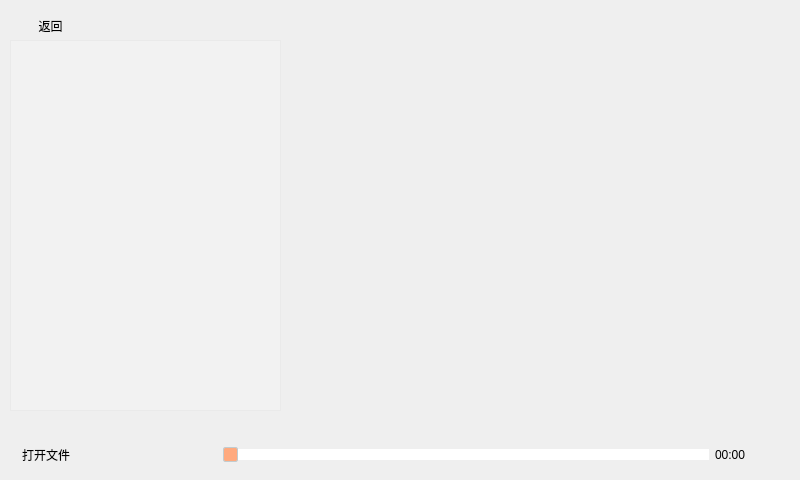
<?xml version="1.0" encoding="UTF-8"?>
<ui version="4.0">
 <class>Music</class>
 <widget class="QWidget" name="Music">
  <property name="geometry">
   <rect>
    <x>0</x>
    <y>0</y>
    <width>800</width>
    <height>480</height>
   </rect>
  </property>
  <property name="windowTitle">
   <string>Form</string>
  </property>
  <layout class="QGridLayout" name="gridLayout">
   <property name="leftMargin">
    <number>0</number>
   </property>
   <property name="topMargin">
    <number>0</number>
   </property>
   <property name="rightMargin">
    <number>0</number>
   </property>
   <property name="bottomMargin">
    <number>0</number>
   </property>
   <item row="0" column="0">
    <widget class="QWidget" name="widget" native="true">
     <property name="styleSheet">
      <string notr="true">QWidget#widget{
	background-image: url(:/UI/Img/02.bmp);
}</string>
     </property>
     <widget class="QToolButton" name="returnBtn">
      <property name="geometry">
       <rect>
        <x>10</x>
        <y>10</y>
        <width>81</width>
        <height>31</height>
       </rect>
      </property>
      <property name="text">
       <string>返回</string>
      </property>
      <property name="icon">
       <iconset theme="QIcon::ThemeIcon::DocumentRevert"/>
      </property>
      <property name="toolButtonStyle">
       <enum>Qt::ToolButtonStyle::ToolButtonTextBesideIcon</enum>
      </property>
      <property name="autoRaise">
       <bool>true</bool>
      </property>
     </widget>
     <widget class="QListWidget" name="songListWidget">
      <property name="geometry">
       <rect>
        <x>10</x>
        <y>40</y>
        <width>271</width>
        <height>371</height>
       </rect>
      </property>
      <property name="styleSheet">
       <string notr="true">QListWidget
{
	/*border-style: none; */
	background-color: rgba(255, 255, 255, 50); 
}</string>
      </property>
     </widget>
     <widget class="QWidget" name="musicControlWidget" native="true">
      <property name="geometry">
       <rect>
        <x>0</x>
        <y>430</y>
        <width>800</width>
        <height>50</height>
       </rect>
      </property>
      <layout class="QHBoxLayout" name="horizontalLayout">
       <property name="leftMargin">
        <number>15</number>
       </property>
       <property name="topMargin">
        <number>0</number>
       </property>
       <property name="rightMargin">
        <number>15</number>
       </property>
       <property name="bottomMargin">
        <number>0</number>
       </property>
       <item>
        <widget class="QToolButton" name="openBtn">
         <property name="text">
          <string>打开文件</string>
         </property>
         <property name="icon">
          <iconset theme="QIcon::ThemeIcon::FolderOpen"/>
         </property>
         <property name="toolButtonStyle">
          <enum>Qt::ToolButtonStyle::ToolButtonTextBesideIcon</enum>
         </property>
         <property name="autoRaise">
          <bool>true</bool>
         </property>
        </widget>
       </item>
       <item>
        <spacer name="horizontalSpacer">
         <property name="orientation">
          <enum>Qt::Orientation::Horizontal</enum>
         </property>
         <property name="sizeType">
          <enum>QSizePolicy::Policy::Maximum</enum>
         </property>
         <property name="sizeHint" stdset="0">
          <size>
           <width>50</width>
           <height>47</height>
          </size>
         </property>
        </spacer>
       </item>
       <item>
        <widget class="QToolButton" name="lastBtn">
         <property name="text">
          <string/>
         </property>
         <property name="icon">
          <iconset theme="QIcon::ThemeIcon::MediaSkipBackward"/>
         </property>
         <property name="toolButtonStyle">
          <enum>Qt::ToolButtonStyle::ToolButtonIconOnly</enum>
         </property>
         <property name="autoRaise">
          <bool>true</bool>
         </property>
        </widget>
       </item>
       <item>
        <widget class="QToolButton" name="playBtn">
         <property name="text">
          <string/>
         </property>
         <property name="icon">
          <iconset theme="QIcon::ThemeIcon::MediaPlaybackStart"/>
         </property>
         <property name="toolButtonStyle">
          <enum>Qt::ToolButtonStyle::ToolButtonIconOnly</enum>
         </property>
         <property name="autoRaise">
          <bool>true</bool>
         </property>
        </widget>
       </item>
       <item>
        <widget class="QToolButton" name="nextBtn">
         <property name="text">
          <string/>
         </property>
         <property name="icon">
          <iconset theme="QIcon::ThemeIcon::MediaSkipForward"/>
         </property>
         <property name="toolButtonStyle">
          <enum>Qt::ToolButtonStyle::ToolButtonIconOnly</enum>
         </property>
         <property name="autoRaise">
          <bool>true</bool>
         </property>
        </widget>
       </item>
       <item>
        <widget class="QSlider" name="musicSlider">
         <property name="enabled">
          <bool>true</bool>
         </property>
         <property name="styleSheet">
          <string notr="true">/*1.滑动过的槽设计参数*/
QSlider::sub-page:horizontal 
{
	background-color: rgb(253, 229, 255);		 /*槽颜色*/
	border-radius: 2px;											 /*外环区域倒圆角度*/
 	margin-top:8px;												/*上遮住区域高度*/
 	margin-bottom:8px;										/*下遮住区域高度*/
	/*width在这里无效，不写即可*/
}

/*2.未滑动过的槽设计参数*/
QSlider::add-page:horizontal 
{
	background-color:rgb(255, 255, 255);	/*槽颜色*/
	border: 0px solid #777;								/*外环大小0px就是不显示，默认也是0*/
	border-radius: 2px;										/*外环区域倒圆角度*/
	margin-top:9px;											/*上遮住区域高度*/
	margin-bottom:9px;									/*下遮住区域高度*/
}
 
/*3.平时滑动的滑块设计参数*/
QSlider::handle:horizontal 
{
	background: rgb(255, 170, 127);			/*滑块颜色*/
	width: 5px;												/*滑块的宽度*/
	border: 1px solid rgb(193,204,208);	/*滑块外环为1px，再加颜色*/
	border-radius: 2px; 									/*滑块外环倒圆角度*/
	margin-top:6px;										/*上遮住区域高度*/
	margin-bottom:6px;								/*下遮住区域高度*/
}

/*4.手动拉动时显示的滑块设计参数*/
QSlider::handle:horizontal:hover 
{
	background: rgb(128, 217, 255);/*滑块颜色*/
	width: 10px;/*滑块的宽度*/
	border: 1px solid rgb(193,204,208);/*滑块外环为1px，再加颜色*/
	border-radius: 5px;  /*滑块外环倒圆角度*/
 	margin-top:4px;/*上遮住区域高度*/
	margin-bottom:4px; /*下遮住区域高度*/
}</string>
         </property>
         <property name="maximum">
          <number>100</number>
         </property>
         <property name="value">
          <number>0</number>
         </property>
         <property name="orientation">
          <enum>Qt::Orientation::Horizontal</enum>
         </property>
        </widget>
       </item>
       <item>
        <widget class="QLabel" name="timeLabel">
         <property name="minimumSize">
          <size>
           <width>40</width>
           <height>26</height>
          </size>
         </property>
         <property name="text">
          <string>00:00</string>
         </property>
        </widget>
       </item>
       <item>
        <widget class="QToolButton" name="volumeBtn">
         <property name="layoutDirection">
          <enum>Qt::LayoutDirection::RightToLeft</enum>
         </property>
         <property name="text">
          <string/>
         </property>
         <property name="icon">
          <iconset theme="QIcon::ThemeIcon::AudioVolumeHigh"/>
         </property>
         <property name="popupMode">
          <enum>QToolButton::ToolButtonPopupMode::DelayedPopup</enum>
         </property>
         <property name="toolButtonStyle">
          <enum>Qt::ToolButtonStyle::ToolButtonIconOnly</enum>
         </property>
         <property name="autoRaise">
          <bool>true</bool>
         </property>
        </widget>
       </item>
      </layout>
     </widget>
     <widget class="QWidget" name="lyricwidget" native="true">
      <property name="geometry">
       <rect>
        <x>320</x>
        <y>40</y>
        <width>481</width>
        <height>371</height>
       </rect>
      </property>
      <property name="layoutDirection">
       <enum>Qt::LayoutDirection::LeftToRight</enum>
      </property>
      <property name="styleSheet">
       <string notr="true">QWidget
{
	border-style: none; 
	background-color: rgba(255, 255, 255, 0); 
}

QLabel 
{ 
	font: 14pt &quot;华文隶书&quot;;
	text-decoration: underline;
	color: rgb(255, 170, 0); 
	alignment: AlignCenter;    /*文本居中对齐*/
}
QLabel#lyric3
{ 
	color: rgb(109, 5, 255); 
}

QLabel#songName
{ 
	font: 16pt &quot;华文行楷&quot;;
	color: rgb(255, 119, 0); 
}
</string>
      </property>
      <layout class="QVBoxLayout" name="verticalLayout">
       <item>
        <widget class="QLabel" name="songName">
         <property name="minimumSize">
          <size>
           <width>300</width>
           <height>100</height>
          </size>
         </property>
         <property name="text">
          <string/>
         </property>
         <property name="alignment">
          <set>Qt::AlignmentFlag::AlignCenter</set>
         </property>
        </widget>
       </item>
       <item>
        <widget class="QLabel" name="lyric1">
         <property name="text">
          <string/>
         </property>
         <property name="alignment">
          <set>Qt::AlignmentFlag::AlignCenter</set>
         </property>
        </widget>
       </item>
       <item>
        <widget class="QLabel" name="lyric2">
         <property name="text">
          <string/>
         </property>
         <property name="alignment">
          <set>Qt::AlignmentFlag::AlignCenter</set>
         </property>
        </widget>
       </item>
       <item>
        <widget class="QLabel" name="lyric3">
         <property name="text">
          <string/>
         </property>
         <property name="alignment">
          <set>Qt::AlignmentFlag::AlignCenter</set>
         </property>
        </widget>
       </item>
       <item>
        <widget class="QLabel" name="lyric4">
         <property name="text">
          <string/>
         </property>
         <property name="alignment">
          <set>Qt::AlignmentFlag::AlignCenter</set>
         </property>
        </widget>
       </item>
       <item>
        <widget class="QLabel" name="lyric5">
         <property name="text">
          <string/>
         </property>
         <property name="alignment">
          <set>Qt::AlignmentFlag::AlignCenter</set>
         </property>
        </widget>
       </item>
      </layout>
     </widget>
    </widget>
   </item>
  </layout>
 </widget>
 <resources/>
 <connections/>
</ui>
